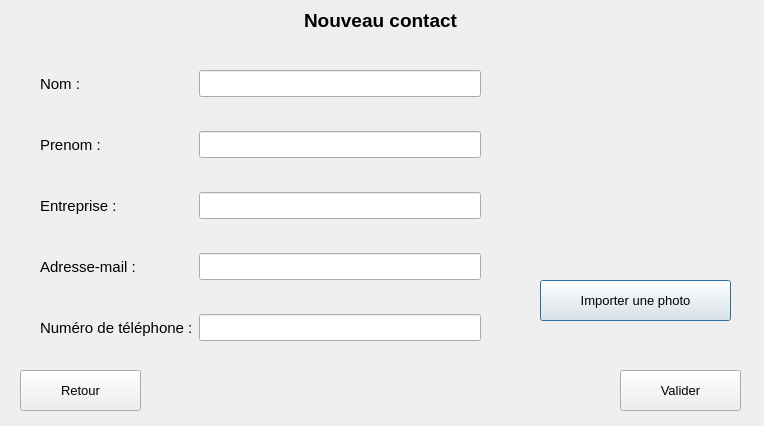
<?xml version="1.0" encoding="UTF-8"?>
<ui version="4.0">
 <class>AjoutContact</class>
 <widget class="QDialog" name="AjoutContact">
  <property name="geometry">
   <rect>
    <x>0</x>
    <y>0</y>
    <width>764</width>
    <height>426</height>
   </rect>
  </property>
  <property name="minimumSize">
   <size>
    <width>764</width>
    <height>426</height>
   </size>
  </property>
  <property name="maximumSize">
   <size>
    <width>764</width>
    <height>426</height>
   </size>
  </property>
  <property name="font">
   <font>
    <pointsize>14</pointsize>
   </font>
  </property>
  <property name="windowTitle">
   <string>OGC (Outil de Gestion de Contacts)</string>
  </property>
  <widget class="QLabel" name="titre">
   <property name="geometry">
    <rect>
     <x>0</x>
     <y>10</y>
     <width>761</width>
     <height>20</height>
    </rect>
   </property>
   <property name="font">
    <font>
     <pointsize>14</pointsize>
     <bold>true</bold>
    </font>
   </property>
   <property name="text">
    <string>Nouveau contact</string>
   </property>
   <property name="alignment">
    <set>Qt::AlignCenter</set>
   </property>
  </widget>
  <widget class="QWidget" name="formLayoutWidget">
   <property name="geometry">
    <rect>
     <x>40</x>
     <y>70</y>
     <width>441</width>
     <height>271</height>
    </rect>
   </property>
   <layout class="QFormLayout" name="formLayout">
    <item row="0" column="0">
     <widget class="QLabel" name="labeNom">
      <property name="font">
       <font>
        <pointsize>11</pointsize>
       </font>
      </property>
      <property name="text">
       <string>Nom :</string>
      </property>
     </widget>
    </item>
    <item row="0" column="1">
     <widget class="QLineEdit" name="champNom">
      <property name="font">
       <font>
        <pointsize>12</pointsize>
       </font>
      </property>
     </widget>
    </item>
    <item row="1" column="1">
     <spacer name="verticalSpacer">
      <property name="orientation">
       <enum>Qt::Vertical</enum>
      </property>
      <property name="sizeHint" stdset="0">
       <size>
        <width>20</width>
        <height>40</height>
       </size>
      </property>
     </spacer>
    </item>
    <item row="2" column="0">
     <widget class="QLabel" name="labelPrenom">
      <property name="font">
       <font>
        <pointsize>11</pointsize>
       </font>
      </property>
      <property name="text">
       <string>Prenom :</string>
      </property>
     </widget>
    </item>
    <item row="2" column="1">
     <widget class="QLineEdit" name="champPrenom">
      <property name="font">
       <font>
        <pointsize>12</pointsize>
       </font>
      </property>
     </widget>
    </item>
    <item row="3" column="1">
     <spacer name="verticalSpacer_2">
      <property name="orientation">
       <enum>Qt::Vertical</enum>
      </property>
      <property name="sizeHint" stdset="0">
       <size>
        <width>20</width>
        <height>40</height>
       </size>
      </property>
     </spacer>
    </item>
    <item row="4" column="0">
     <widget class="QLabel" name="labelEntreprise">
      <property name="font">
       <font>
        <pointsize>11</pointsize>
       </font>
      </property>
      <property name="text">
       <string>Entreprise :</string>
      </property>
     </widget>
    </item>
    <item row="4" column="1">
     <widget class="QLineEdit" name="champEntreprise">
      <property name="font">
       <font>
        <pointsize>12</pointsize>
       </font>
      </property>
     </widget>
    </item>
    <item row="5" column="1">
     <spacer name="verticalSpacer_3">
      <property name="orientation">
       <enum>Qt::Vertical</enum>
      </property>
      <property name="sizeHint" stdset="0">
       <size>
        <width>20</width>
        <height>40</height>
       </size>
      </property>
     </spacer>
    </item>
    <item row="6" column="0">
     <widget class="QLabel" name="labelMail">
      <property name="font">
       <font>
        <pointsize>11</pointsize>
       </font>
      </property>
      <property name="text">
       <string>Adresse-mail :</string>
      </property>
     </widget>
    </item>
    <item row="6" column="1">
     <widget class="QLineEdit" name="champMail">
      <property name="font">
       <font>
        <pointsize>12</pointsize>
       </font>
      </property>
     </widget>
    </item>
    <item row="7" column="1">
     <spacer name="verticalSpacer_4">
      <property name="orientation">
       <enum>Qt::Vertical</enum>
      </property>
      <property name="sizeHint" stdset="0">
       <size>
        <width>20</width>
        <height>40</height>
       </size>
      </property>
     </spacer>
    </item>
    <item row="8" column="0">
     <widget class="QLabel" name="labelTelephone">
      <property name="font">
       <font>
        <pointsize>11</pointsize>
       </font>
      </property>
      <property name="text">
       <string>Numéro de téléphone :</string>
      </property>
     </widget>
    </item>
    <item row="8" column="1">
     <widget class="QLineEdit" name="champTelephone">
      <property name="font">
       <font>
        <pointsize>12</pointsize>
       </font>
      </property>
      <property name="maxLength">
       <number>10</number>
      </property>
     </widget>
    </item>
   </layout>
  </widget>
  <widget class="QLabel" name="champPhoto">
   <property name="geometry">
    <rect>
     <x>553</x>
     <y>55</y>
     <width>181</width>
     <height>211</height>
    </rect>
   </property>
   <property name="font">
    <font>
     <pointsize>9</pointsize>
     <strikeout>false</strikeout>
    </font>
   </property>
   <property name="text">
    <string/>
   </property>
  </widget>
  <widget class="QPushButton" name="ImporterPhoto">
   <property name="geometry">
    <rect>
     <x>540</x>
     <y>280</y>
     <width>191</width>
     <height>41</height>
    </rect>
   </property>
   <property name="font">
    <font>
     <pointsize>10</pointsize>
    </font>
   </property>
   <property name="text">
    <string>Importer une photo</string>
   </property>
  </widget>
  <widget class="QPushButton" name="boutonRetour">
   <property name="geometry">
    <rect>
     <x>20</x>
     <y>370</y>
     <width>121</width>
     <height>41</height>
    </rect>
   </property>
   <property name="font">
    <font>
     <pointsize>10</pointsize>
    </font>
   </property>
   <property name="text">
    <string>Retour</string>
   </property>
  </widget>
  <widget class="QPushButton" name="boutonValider">
   <property name="geometry">
    <rect>
     <x>620</x>
     <y>370</y>
     <width>121</width>
     <height>41</height>
    </rect>
   </property>
   <property name="font">
    <font>
     <pointsize>10</pointsize>
    </font>
   </property>
   <property name="text">
    <string>Valider</string>
   </property>
  </widget>
  <widget class="QLabel" name="champUrlPhoto">
   <property name="geometry">
    <rect>
     <x>30</x>
     <y>40</y>
     <width>711</width>
     <height>20</height>
    </rect>
   </property>
   <property name="text">
    <string/>
   </property>
  </widget>
 </widget>
 <resources/>
 <connections/>
</ui>
